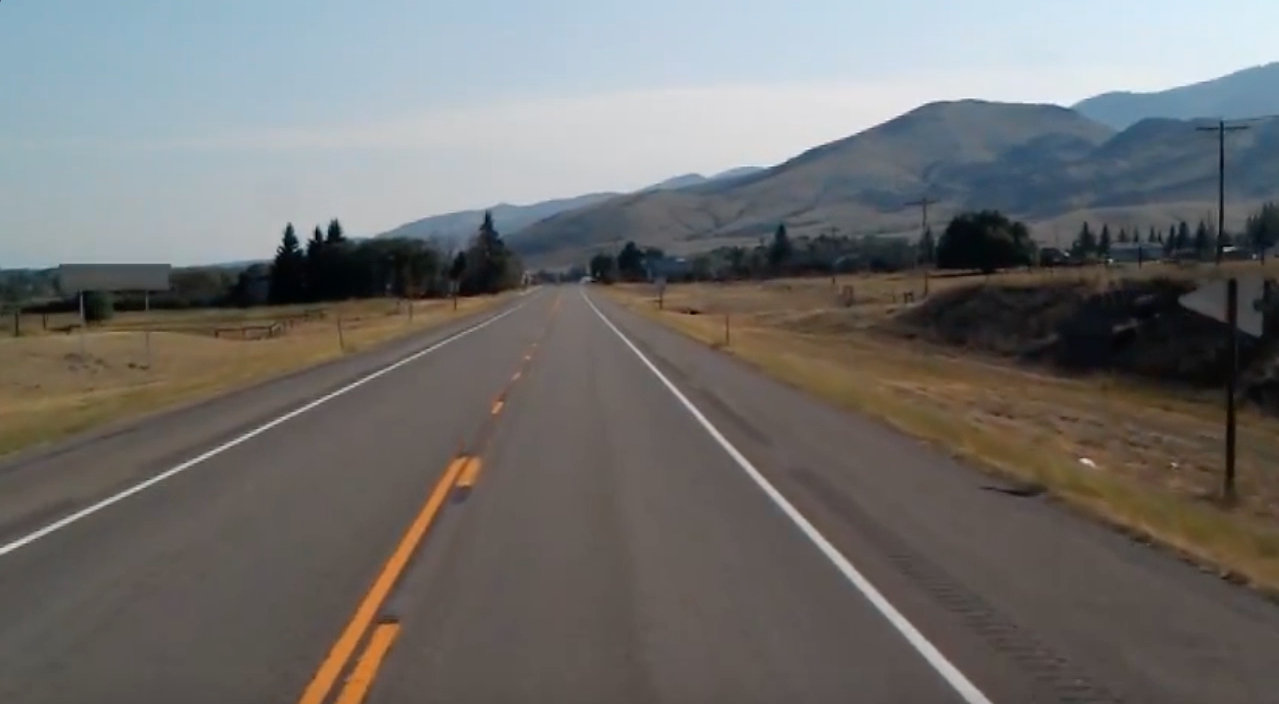
#> input picture test_image.jpg, 1279 x 704 px, given in place of fast.mp4, which was not available
$ python generallanes.py
#> lines starting #> are read from the running program, lines starting #| are printed output that depends on the picture; after the words box and inside, x2 and y2 are one past the last pixel; in counts of white or black regions, pixels touching at a corner belong together; pictures that were not available may be replaced by others from this repository, and a replacement may not be noted
import cv2
import numpy as np
import logging
import math

_SHOW_IMAGE = False

class HandCodedLaneFollower(object):

    def __init__(self, car=None):
        logging.info('Creating a HandCodedLaneFollower...')
        self.car = car
        self.curr_steering_angle = 90

    def follow_lane(self, frame):
        # Main entry point of the lane follower
        show_image("orig", frame)

        lane_lines, frame = detect_lane(frame)
        final_frame = self.steer(frame, lane_lines)

        return final_frame

    def steer(self, frame, lane_lines):
        logging.debug('steering...')
        if len(lane_lines) == 0:
            logging.error('No lane lines detected, nothing to do.')
            return frame

        new_steering_angle = compute_steering_angle(frame, lane_lines)
        self.curr_steering_angle = stabilize_steering_angle(self.curr_steering_angle, new_steering_angle, len(lane_lines))

        if self.car is not None:
            self.car.front_wheels.turn(self.curr_steering_angle)
        curr_heading_image = display_heading_line(frame, self.curr_steering_angle)
        show_image("heading", curr_heading_image)

        return curr_heading_image

def detect_edges(image):
    gray = cv2.cvtColor(image, cv2.COLOR_RGB2GRAY)
    # edge detection
    # edges are defined by the drastic value differences in adjacent pixels.
    # we must apply gaussian blur for edge detection noise removal. smoothes the image.
    # we will implement a kernal convolution.
    # we can either use GaussianBlur or canny function.
    blur = cv2.GaussianBlur(gray, (5,5),0) #5 by 5 kernel, zero deviation.
    canny = cv2.Canny(blur, 50,150)
    return canny

def region_of_interest(edges):
    height, width = edges.shape
    mask = np.zeros_like(edges)

    # only focus bottom half of the screen
    polygon = np.array([[
        (0, height * 1 / 2),
        (width, height * 1 / 2),
        (width, height),
        (0, height),
    ]], np.int32)

    cv2.fillPoly(mask, polygon, 255)
    cropped_edges = cv2.bitwise_and(edges, mask)
    return cropped_edges

def detect_line_segments(cropped_edges):
    # tuning min_threshold, minLineLength, maxLineGap is a trial and error process by hand
    rho = 2  # distance precision in pixel, i.e. 1 pixel
    angle = np.pi / 180  # angular precision in radian, i.e. 1 degree
    min_threshold = 100  # minimal of votes
    line_segments = cv2.HoughLinesP(cropped_edges, rho, angle, min_threshold,
                                    np.array([]), minLineLength=40, maxLineGap=5)

    return line_segments

def make_points(frame, line):
    height, width, _ = frame.shape
    slope, intercept = line
    y1 = height  # bottom of the frame
    y2 = int(y1 * 1 / 2)  # make points from middle of the frame down

    # bound the coordinates within the frame
    x1 = max(-width, min(2 * width, int((y1 - intercept) / slope)))
    x2 = max(-width, min(2 * width, int((y2 - intercept) / slope)))
    return np.array([[x1, y1, x2, y2]])

def average_slope_intercept(frame, line_segments):
    """
    This function combines line segments into one or two lane lines
    If all line slopes are < 0: then we only have detected left lane
    If all line slopes are > 0: then we only have detected right lane
    """
    lane_lines = []
    if line_segments is None:
        logging.info('No line_segment segments detected')
        return lane_lines

    height, width, _ = frame.shape
    left_fit = []
    right_fit = []

    boundary = 1/3
    left_region_boundary = width * (1 - boundary)  # left lane line segment should be on left 2/3 of the screen
    right_region_boundary = width * boundary # right lane line segment should be on left 2/3 of the screen

    for line_segment in line_segments:
        for x1, y1, x2, y2 in line_segment:
            if x1 == x2:
                logging.info('skipping vertical line segment (slope=inf): %s' % line_segment)
                continue
            fit = np.polyfit((x1, x2), (y1, y2), 1)
            slope = fit[0]
            intercept = fit[1]
            if slope < 0:
                if x1 < left_region_boundary and x2 < left_region_boundary:
                    left_fit.append((slope, intercept))
            else:
                if x1 > right_region_boundary and x2 > right_region_boundary:
                    right_fit.append((slope, intercept))

    left_fit_average = np.average(left_fit, axis=0)
    if len(left_fit) > 0:
        lane_lines.append(make_points(frame, left_fit_average))

    right_fit_average = np.average(right_fit, axis=0)
    if len(right_fit) > 0:
        lane_lines.append(make_points(frame, right_fit_average))

    logging.debug('lane lines: %s' % lane_lines)  # [[[316, 720, 484, 432]], [[1009, 720, 718, 432]]]

    return lane_lines

def compute_steering_angle(frame, lane_lines):
    """ Find the steering angle based on lane line coordinate
        We assume that camera is calibrated to point to dead center
    """
    if len(lane_lines) == 0:
        logging.info('No lane lines detected, do nothing')
        return -90
    height, width, _ = frame.shape
    # [7 lines of commented-out code are left out]

    if len(lane_lines) == 1:
        logging.debug('Only detected one lane line, just follow it. %s' % lane_lines[0])
        x1, _, x2, _ = lane_lines[0][0]
        x_offset = x2 - x1
    else:
        _, _, left_x2, _ = lane_lines[0][0]
        _, _, right_x2, _ = lane_lines[1][0]
        camera_mid_offset_percent = 0.02 # 0.0 means car pointing to center, -0.03: car is centered to left, +0.03 means car pointing to right
        mid = int(width / 2 * (1 + camera_mid_offset_percent))
        x_offset = (left_x2 + right_x2) / 2 - mid

    # find the steering angle, which is angle between navigation direction to end of center line
    y_offset = int(height / 2)

    angle_to_mid_radian = math.atan(x_offset / y_offset)  # angle (in radian) to center vertical line
    angle_to_mid_deg = int(angle_to_mid_radian * 180.0 / math.pi)  # angle (in degrees) to center vertical line
    steering_angle = angle_to_mid_deg + 90  # this is the steering angle needed by picar front wheel

    logging.debug('new steering angle: %s' % steering_angle)
    return steering_angle

def stabilize_steering_angle(curr_steering_angle, new_steering_angle, num_of_lane_lines, max_angle_deviation_two_lines=5, max_angle_deviation_one_lane=1):
    """
    Using last steering angle to stabilize the steering angle
    This can be improved to use last N angles, etc
    if new angle is too different from current angle, only turn by max_angle_deviation degrees
    """
    if num_of_lane_lines == 2 :
        # if both lane lines detected, then we can deviate more
        max_angle_deviation = max_angle_deviation_two_lines
    else :
        # if only one lane detected, don't deviate too much
        max_angle_deviation = max_angle_deviation_one_lane

    angle_deviation = new_steering_angle - curr_steering_angle
    if abs(angle_deviation) > max_angle_deviation:
        stabilized_steering_angle = int(curr_steering_angle
                                        + max_angle_deviation * angle_deviation / abs(angle_deviation))
    else:
        stabilized_steering_angle = new_steering_angle
    logging.info('Proposed angle: %s, stabilized angle: %s' % (new_steering_angle, stabilized_steering_angle))
    return stabilized_steering_angle

def display_heading_line(frame, steering_angle, line_color=(0, 0, 255), line_width=5, ):
    heading_image = np.zeros_like(frame)
    #print(frame.shape)
    height, width, _ = frame.shape

    # figure out the heading line from steering angle
    # heading line (x1,y1) is always center bottom of the screen
    # (x2, y2) requires a bit of trigonometry

    # Note: the steering angle of:
    # 0-89 degree: turn left
    # 90 degree: going straight
    # 91-180 degree: turn right
    steering_angle_radian = steering_angle / 180.0 * math.pi
    x1 = int(width / 2)
    y1 = height
    x2 = int(x1 - height / 2 / math.tan(steering_angle_radian))
    y2 = int(height / 2)

    cv2.line(heading_image, (x1, y1), (x2, y2), line_color, line_width)
    heading_image = cv2.addWeighted(frame, 0.8, heading_image, 1, 1)

    return heading_image

def length_of_line_segment(line):
    x1, y1, x2, y2 = line
    return math.sqrt((x2 - x1) ** 2 + (y2 - y1) ** 2)

def show_image(title, frame, show=_SHOW_IMAGE):
    if show:
        cv2.imshow(title, frame)

def detect_lane(frame):
    logging.debug('detecting lane lines...')

    edges = detect_edges(frame)
    show_image('edges', edges)

    cropped_edges = region_of_interest(edges)
    show_image('edges cropped', cropped_edges)

    line_segments = detect_line_segments(cropped_edges)
    line_segment_image = display_lines(frame, line_segments)
    show_image("line segments", line_segment_image)

    lane_lines = average_slope_intercept(frame, line_segments)
    lane_lines_image = display_lines(frame, lane_lines)
    show_image("lane lines", lane_lines_image)

    return lane_lines, lane_lines_image

def display_lines(frame, lines, line_color=(0, 255, 0), line_width=10):
    line_image = np.zeros_like(frame)
    if lines is not None:
        for line in lines:
            for x1, y1, x2, y2 in line:
                cv2.line(line_image, (x1, y1), (x2, y2), line_color, line_width)
    line_image = cv2.addWeighted(frame, 0.8, line_image, 1, 1)
    # print("hey")
    # print(line_image)
    # print("hey")
    return line_image


def test_photo(file):
    land_follower = HandCodedLaneFollower()
    frame = cv2.imread(file)
    lane_image = np.copy(frame)
    combo_image = land_follower.follow_lane(lane_image)
    #show_image('final', combo_image, True)
    #print(combo_image)
    cv2.imshow("final",combo_image)
    cv2.waitKey(0)
    cv2.destroyAllWindows()

def test_video(video_file):
#> called with video_file = 'fast.mp4'
    lane_follower = HandCodedLaneFollower()
    cap = cv2.VideoCapture(video_file)
    while(cap.isOpened()):
        _, frame = cap.read()
#> frame is the input picture: shape (704, 1279, 3); mean B, G, R 109.7, 111.3, 112.3
        #print(frame.shape)
        #cv2.imshow("frame", frame)
        combo_image = lane_follower.follow_lane(frame)
#> in detect_edges, `canny = cv2.Canny(blur, 50,150)`:
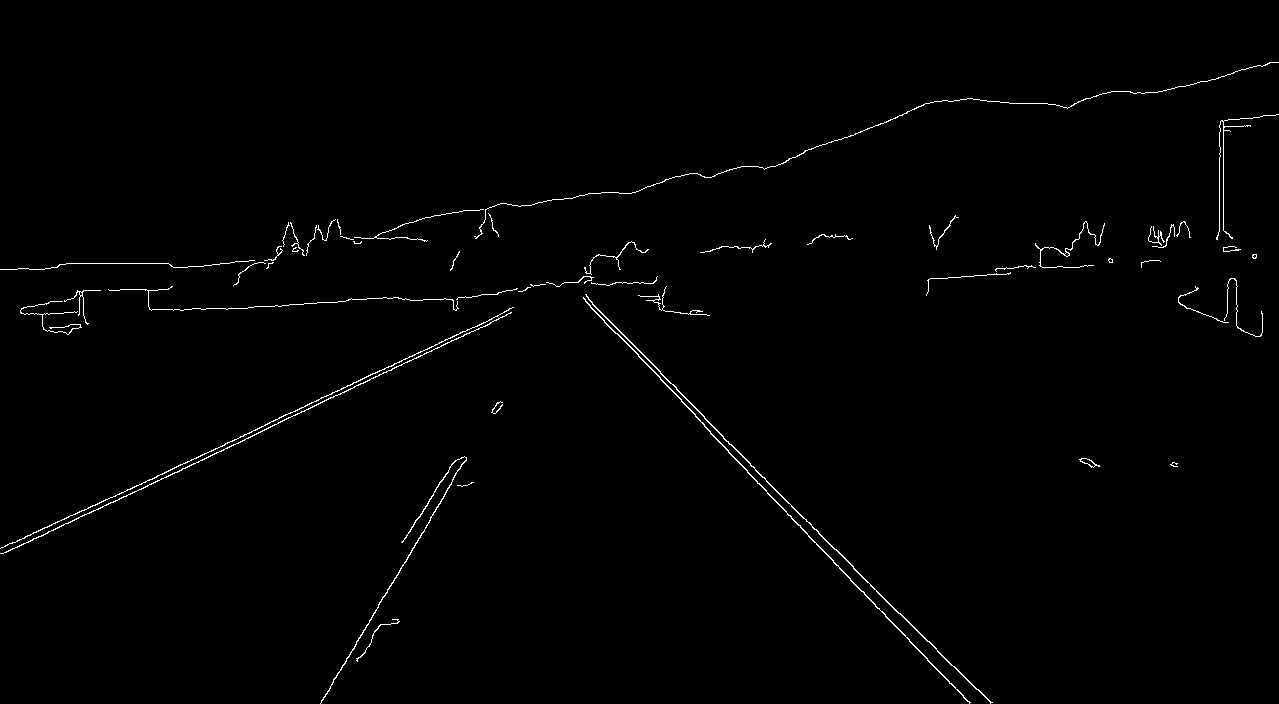
#> canny: shape (704, 1279); 0.91% white in thin lines or dots
#> in region_of_interest, `cv2.fillPoly(mask, polygon, 255)`:
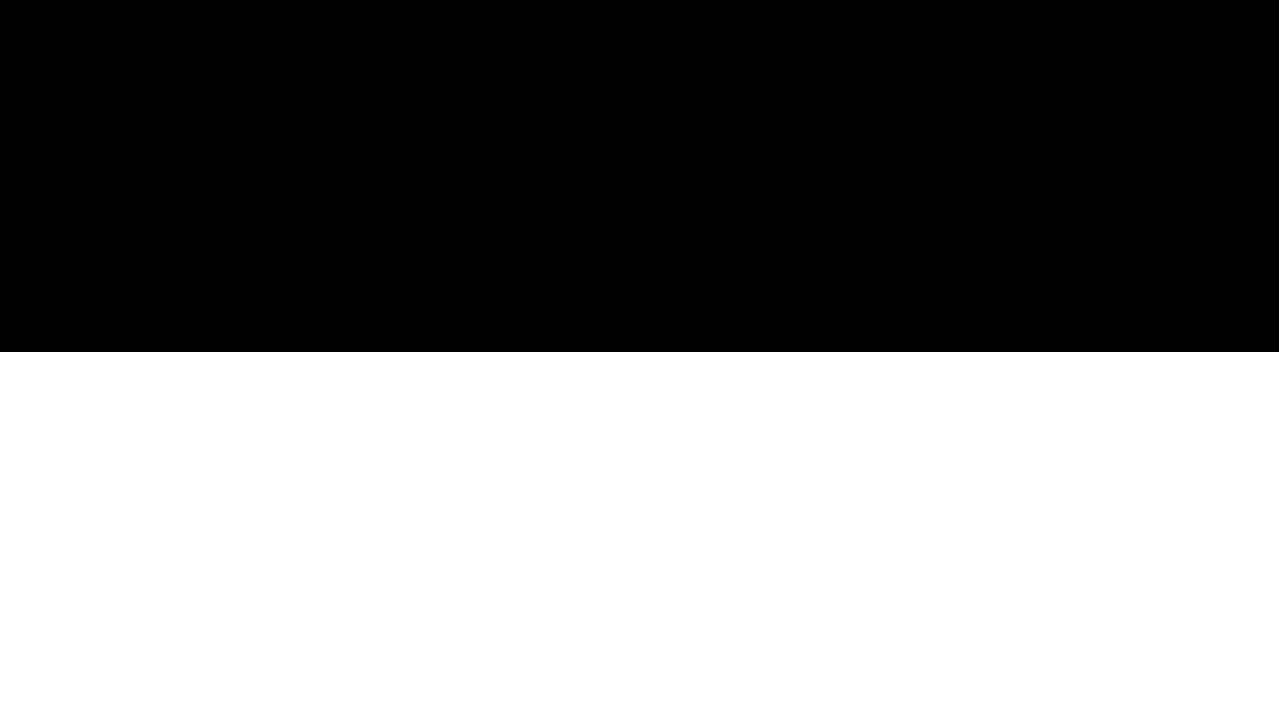
#> mask: shape (704, 1279); 50% white; 1 white region, box (x1, y1, x2, y2) and area: (0, 352, 1279, 704) 450208
#> in region_of_interest, `cropped_edges = cv2.bitwise_and(edges, mask)`: cropped_edges: shape (704, 1279); 0.36% white in thin lines or dots, all inside (x1, y1, x2, y2) = (0, 352, 1178, 704)
#> in detect_line_segments, `line_segments = cv2.HoughLinesP(cropped_edges, rho, angle, min_thresho..`: line_segments = 20 rows, first 6: [660, 373, 754, 467], [710, 433, 850, 578], [385, 595, 430, 520], [1, 553, 256, 434], [222, 445, 420, 352], [900, 613, 976, 689]
#> the loop in display_lines, `for line in lines:` made 20 passes
#> line on passes 1 to 12: [[660, 373, 754, 467]], [[710, 433, 850, 578]], [[385, 595, 430, 520]], [[1, 553, 256, 434]], [[222, 445, 420, 352]], [[900, 613, 976, 689]], [[262, 430, 314, 406]], [[320, 703, 378, 607]], [[0, 548, 220, 446]], [[750, 465, 818, 531]], [[280, 421, 428, 352]], [[862, 591, 918, 650]]
#> the loop in average_slope_intercept, `for line_segment in line_segments:` made 20 passes
#> after the loop in average_slope_intercept, `for line_segment in line_segments:`: left_fit = [(-1.67, 1236.7), (-0.467, 553.5), (-0.47, 549.3), (-0.462, 550.9), (-1.66, 1232.7), (-0.464, 548), (-0.466, 551.5), (-1.53, 1158.9), (-1.67, 1236.8)]; right_fit = [(1, -287), (1.04, -302.4), (1, -287), (0.971, -262.9), (1.05, -317.2), (0.982, -271), (1.03, -301.3), (1, -288), (0.982, -270), (1.04, -305.7), (1.08, -343.1)]
#> in average_slope_intercept, `left_fit_average = np.average(left_fit, axis=0)`: left_fit_average = [-0.984, 846.5]
#> in make_points, `slope, intercept = line`: slope = -0.984; intercept = 846.5
#> in make_points, `x1 = max(-width, min(2 * width, int((y1 - intercept) / slope)))`: x1 = 144
#> in make_points, `x2 = max(-width, min(2 * width, int((y2 - intercept) / slope)))`: x2 = 502
#> in average_slope_intercept, `right_fit_average = np.average(right_fit, axis=0)`: right_fit_average = [1.02, -294.1]
#> in detect_lane, `lane_lines = average_slope_intercept(frame, line_segments)`: lane_lines = [[[144, 704, 502, 352]], [[982, 704, 636, 352]]]
#> call 2 of display_lines, with line_color = (0, 255, 0), line_width = 10
#> the loop in display_lines (call 2), `for line in lines:` made 2 passes
#> in display_lines (call 2), `line_image = cv2.addWeighted(frame, 0.8, line_image, 1, 1)`:
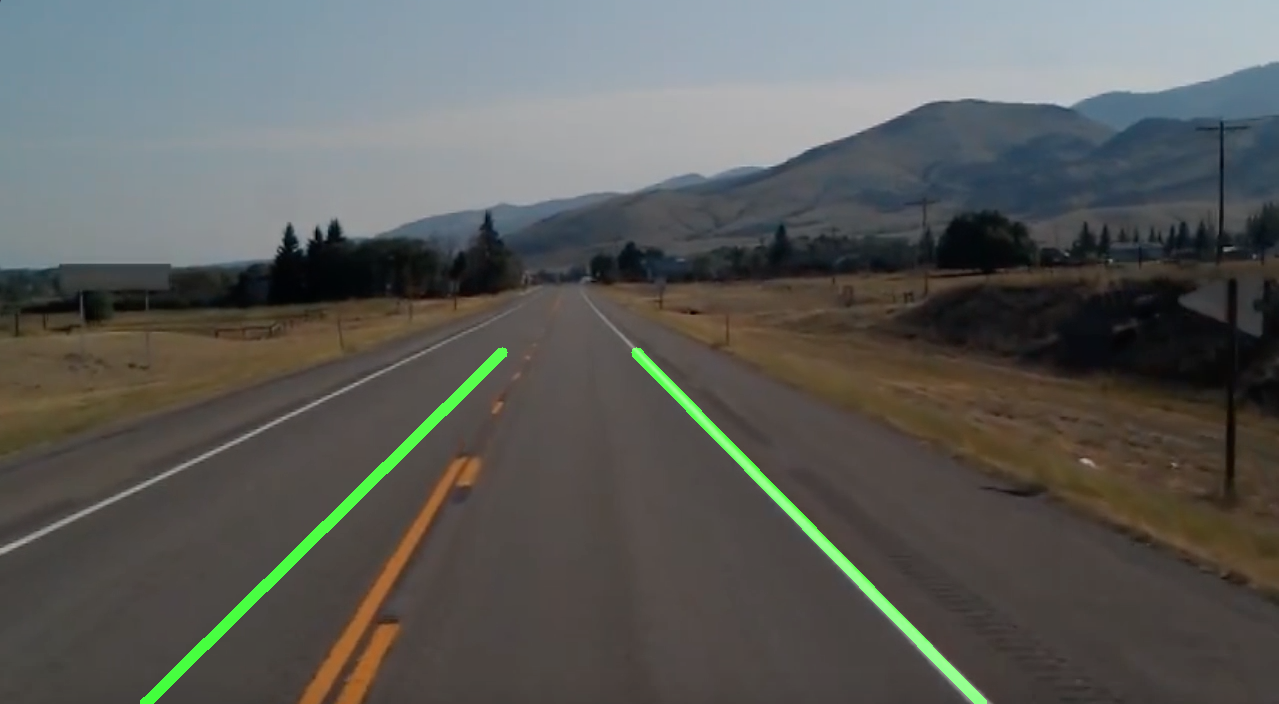
#> line_image: shape (704, 1279, 3); mean B, G, R 88.7, 92, 90.8
#> in compute_steering_angle, `_, _, left_x2, _ = lane_lines[0][0]`: left_x2 = 502
#> in compute_steering_angle, `_, _, right_x2, _ = lane_lines[1][0]`: right_x2 = 636
#> in compute_steering_angle, `x_offset = (left_x2 + right_x2) / 2 - mid`: x_offset = -83
#> in compute_steering_angle, `angle_to_mid_radian = math.atan(x_offset / y_offset)`: angle_to_mid_radian = -0.232
#> in compute_steering_angle, `angle_to_mid_deg = int(angle_to_mid_radian * 180.0 / math.pi)`: angle_to_mid_deg = -13
#> in compute_steering_angle, `steering_angle = angle_to_mid_deg + 90`: steering_angle = 77
#> in stabilize_steering_angle, `angle_deviation = new_steering_angle - curr_steering_angle`: angle_deviation = -13
#> in stabilize_steering_angle, `stabilized_steering_angle = int(curr_steering_angle + max_angle_deviat..`: stabilized_steering_angle = 85
#> in display_heading_line, `steering_angle_radian = steering_angle / 180.0 * math.pi`: steering_angle_radian = 1.48
#> in display_heading_line, `x2 = int(x1 - height / 2 / math.tan(steering_angle_radian))`: x2 = 608
#> in display_heading_line, `heading_image = cv2.addWeighted(frame, 0.8, heading_image, 1, 1)`:
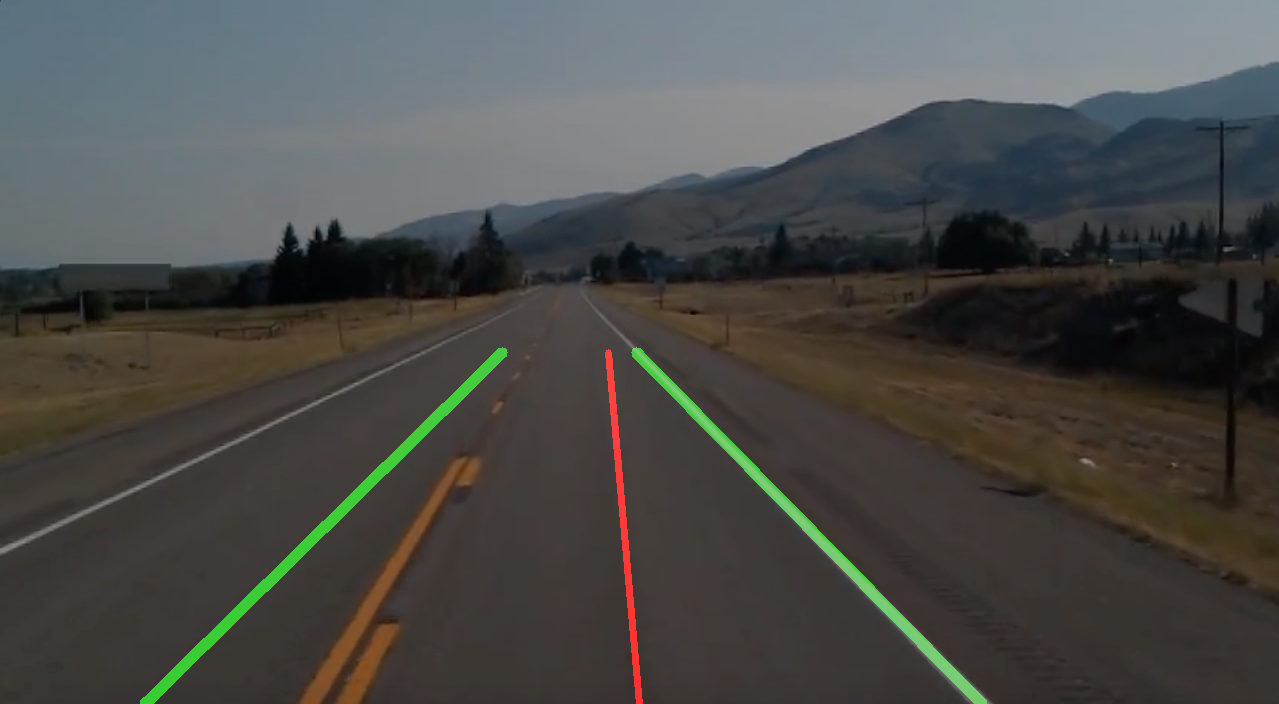
#> heading_image: shape (704, 1279, 3); mean B, G, R 72, 74.6, 74.2
        cv2.imshow("Road with Lane line", combo_image)
        if cv2.waitKey(1) & 0xFF == ord('q'):
#> (key q is pressed here)
            break
    cap.release()
    cv2.destroyAllWindows()

if __name__ == '__main__':
    logging.basicConfig(level=logging.INFO)
    test_video("fast.mp4")
    # [16 lines of commented-out code are left out]
